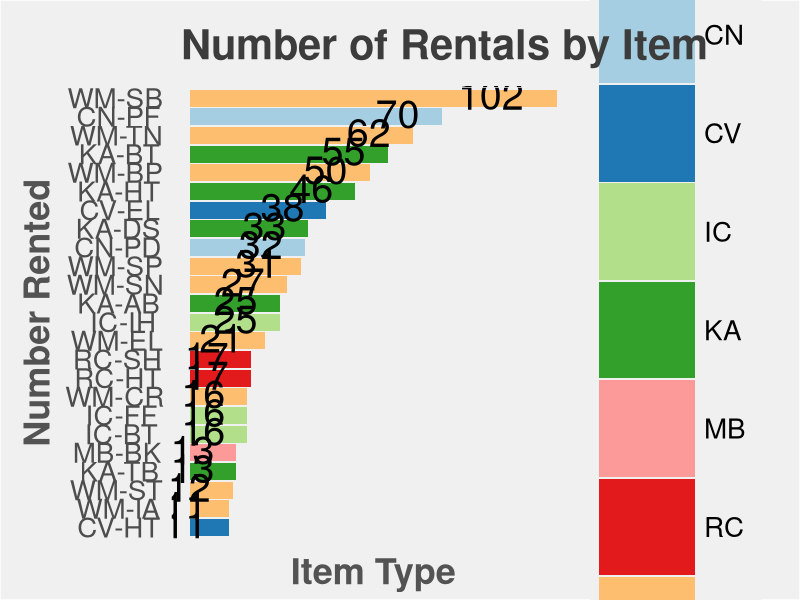
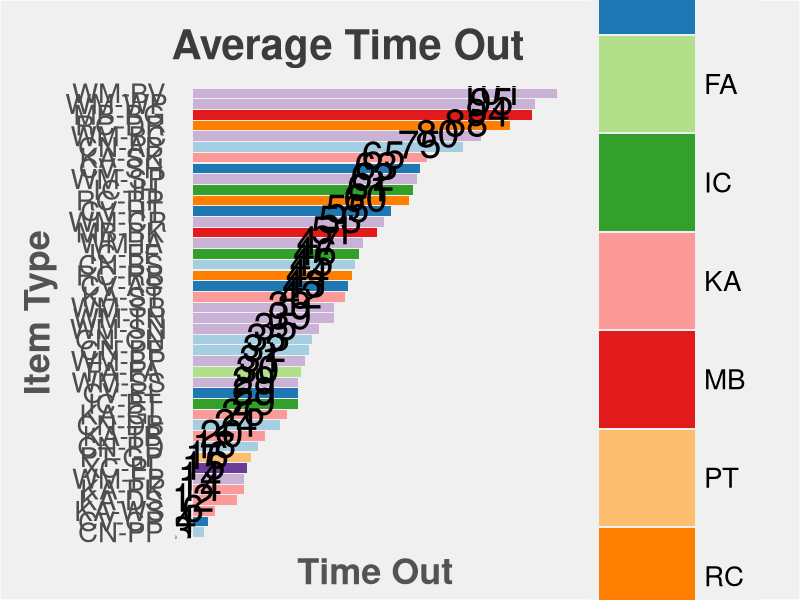

Source code (R) for these figures, in order:
setwd("~/Dropbox/projects/rocStats")

library(ggplot2)
library(grid)
library(RColorBrewer)


barchart <- function(df, x, y, fill, title, xlab, ylab, filename) {
  ggplot(df, aes_string(x = x, y = y, fill = fill)) +
    # bar chart
    geom_bar(stat='identity') +
    geom_text(aes_string(label=y), position=position_dodge(width=0.9), size=10, hjust=1.5, vjust= .4) +
    coord_flip() + 
    theme_bw() +
    # Set the entire chart region to a light gray color
    theme(panel.background=element_rect(fill="#F0F0F0")) +
    theme(plot.background=element_rect(fill="#F0F0F0")) +
    theme(panel.border=element_rect(colour="#F0F0F0")) +
    # Format the grid
    theme(panel.grid.major=element_blank()) +
    theme(panel.grid.minor=element_blank()) +
    theme(axis.ticks=element_blank()) +
    # Dispose of the legend
    theme(legend.key.size = unit(2.5, "cm")) +
    theme(legend.text = element_text(size=20)) +
    theme(legend.title = element_text(size=20)) + 
    theme(legend.background=element_rect(fill="#F0F0F0")) +
    # Set title and axis labels, and format these and tick marks
    ggtitle(title) +
    theme(plot.title=element_text(face="bold",hjust=-.08,vjust=2,colour="#3C3C3C",size=30)) +
    ylab(ylab) +
    xlab(xlab) +
    theme(axis.text.x=element_blank()) +
    theme(axis.text.y = element_text(size=20, hjust=.75)) +
    theme(axis.title.y=element_text(size=26,colour="#535353",face="bold",vjust=1.5)) +
    theme(axis.title.x=element_text(size=26,colour="#535353",face="bold",vjust=-.5)) +
    # Plot margins and finally lin  e annotations
    theme(plot.margin = unit(c(1, 1, .5, .7), "cm")) +
    scale_fill_brewer(palette="Paired")
    
  ggsave(filename=paste("images/", filename, ".png", sep=""),width=40, height=60, units="cm", dpi=600)
}

##################
## rentals per item chart
rentalsPerItem <- read.csv(file='tab_files/rentalsPerItem.tab', sep='\t', header=TRUE)

rentalsPerItem$Item = paste(rentalsPerItem$Activity, rentalsPerItem$ItemType, sep="-") 
rentalsPerItem$ItemOrdered <- reorder(rentalsPerItem$Item, rentalsPerItem$Count) 

barchart(rentalsPerItem[rentalsPerItem$Count > 10,], "ItemOrdered", "Count", "Activity", "Number of Rentals by Item", "Number Rented", "Item Type", "numberOfRentals")

##################
## time out plot
timeOutPerItem <- read.csv(file='tab_files/timeOutPerItem.tab', sep='\t', header=TRUE)

timeOutPerItem$Item = paste(timeOutPerItem$Activity, timeOutPerItem$ItemType, sep="-") 
timeOutPerItem$ItemOrdered <- reorder(timeOutPerItem$Item, timeOutPerItem$AverageDaysOut)

timeOutPerItem$AverageDaysOut <- round(timeOutPerItem$AverageDaysOut)
barchart(timeOutPerItem, "ItemOrdered", "AverageDaysOut", "Activity", "Average Time Out", "Item Type", "Time Out", "timeOutByItem")

